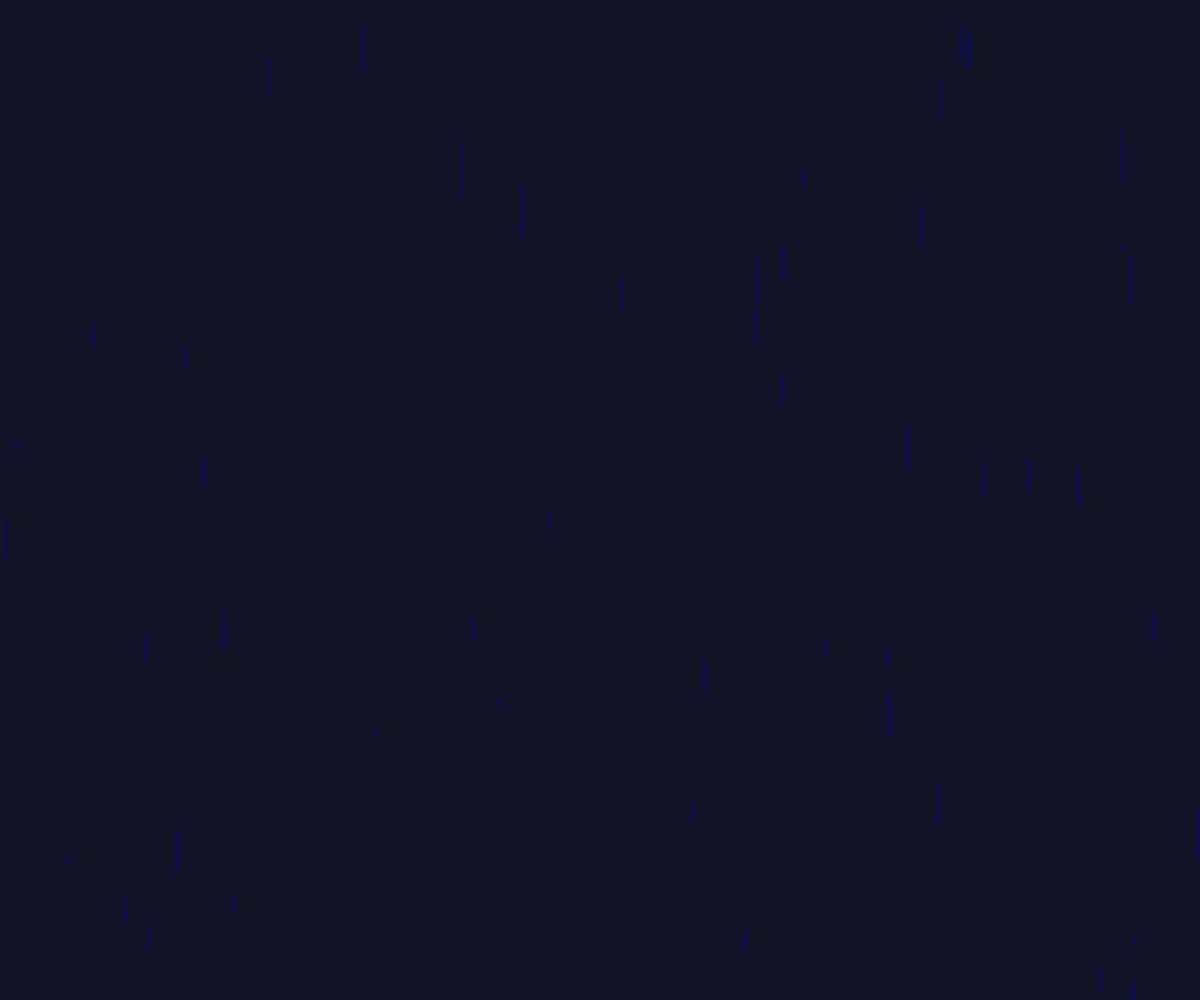
Frame 1 (no input)
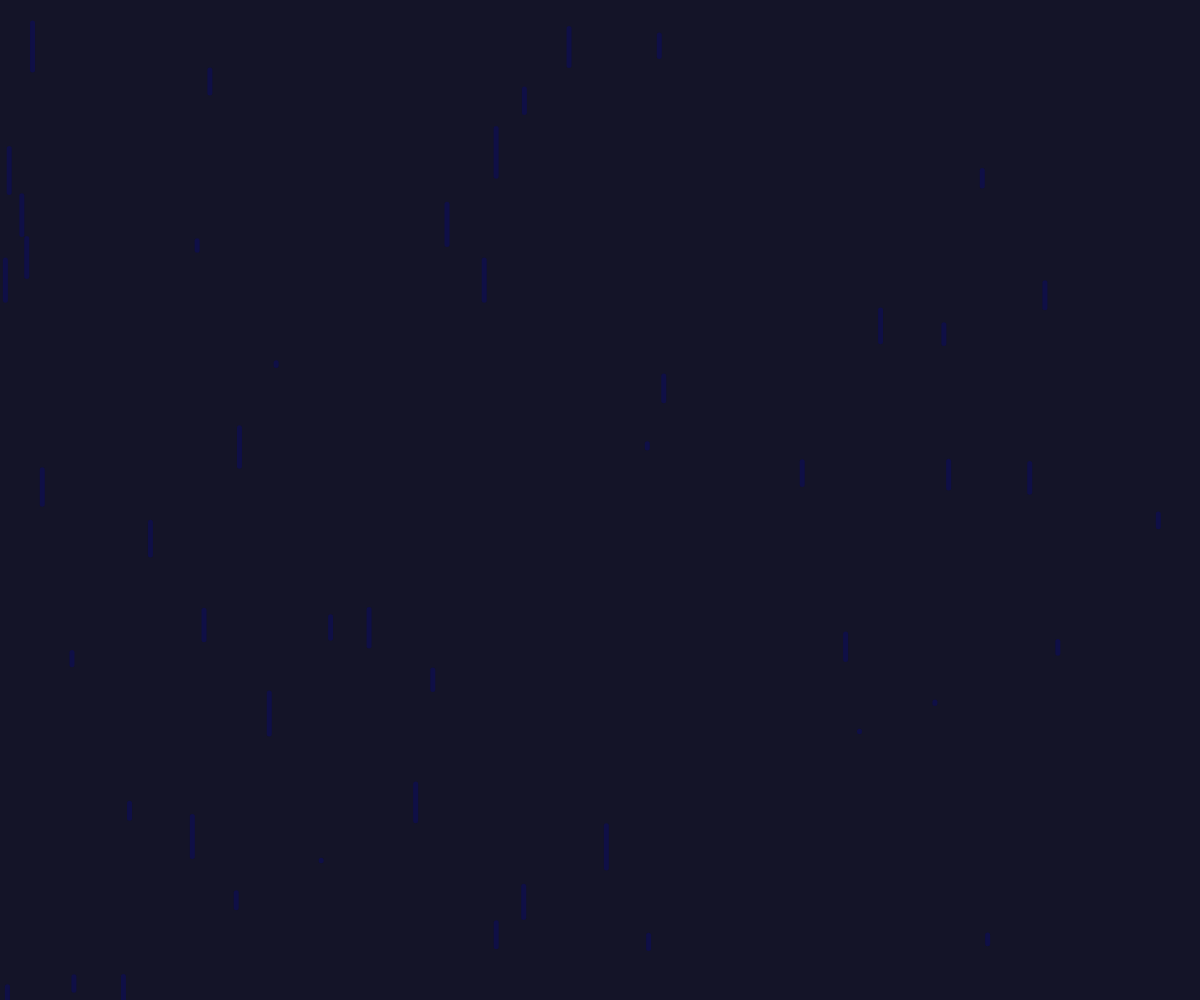
Frame 60 (no input)
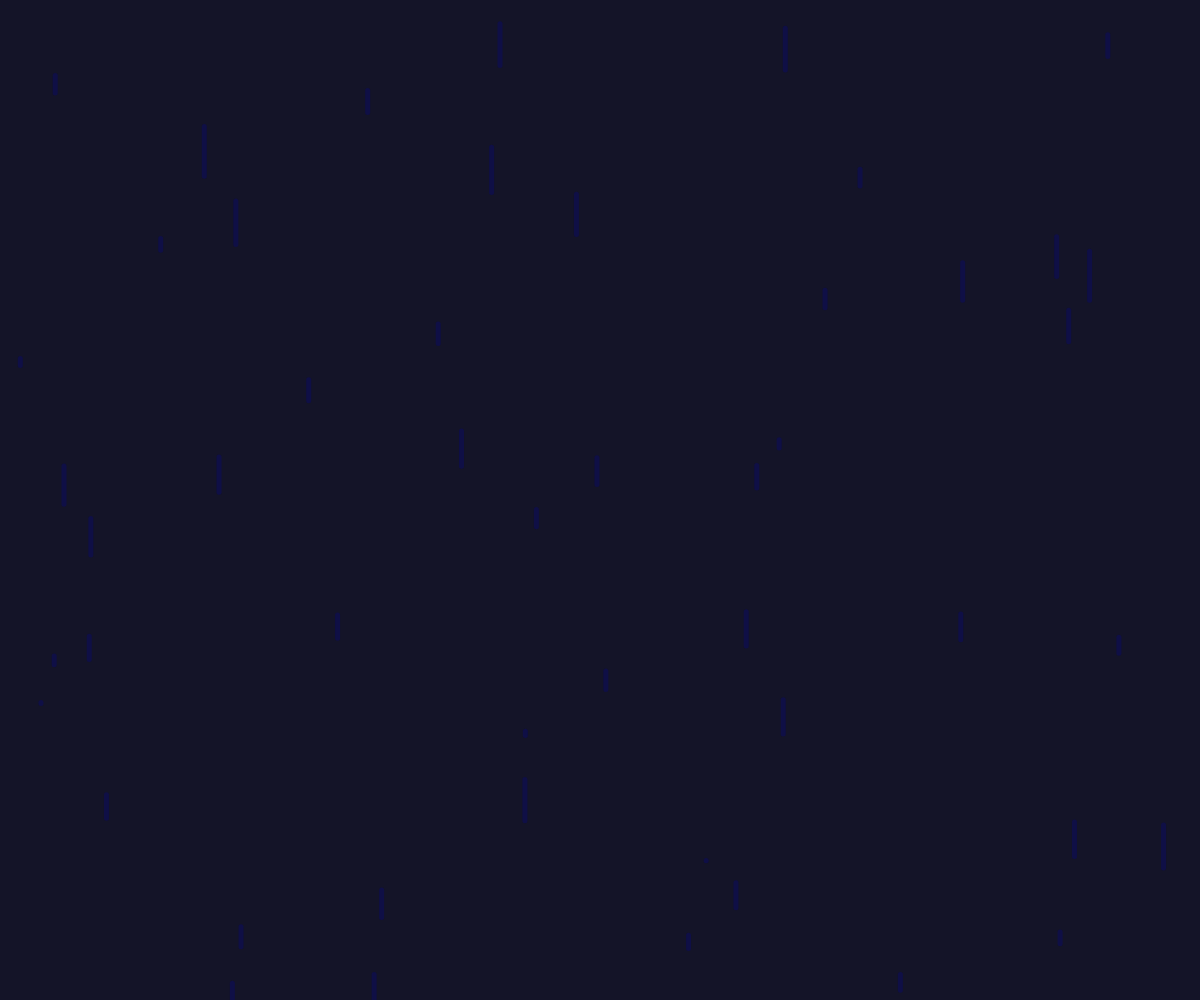
Frame 120 (the mouse pressed at the canvas centre since frame 60)

The p5.js sketch that drew these frames (run headless with seeded random() and noise() and a simulated clock; from frame 60 on, the mouse is pressed at the canvas centre):

// p5.js sketch
// ── sketch.js
var upLine = []; // array of Jitter objects

function setup() {
createCanvas(window.innerWidth, window.innerHeight);
  // Create objects
  for (var i=0; i<50; i++) {
    upLine.push(new movement());
  }
}

function draw() {
  background(20, 20, 40);
  for (var i=0; i<upLine.length; i++) {
    upLine[i].move();
    upLine[i].display();
  }
}

// Jitter class
function movement() {
  this.x = random(width);
  this.y = random(height);
  this.yTwo = this.y + random(50);
  this.speed = 1;

  this.move = function() {
    this.x = random(width);
    this.y += random(-this.speed, this.speed);
  };

  this.display = function() {
      strokeWeight(5);
    stroke(15, 15, 70);
    line(this.x, this.y, this.x, this.yTwo);
  };
}
